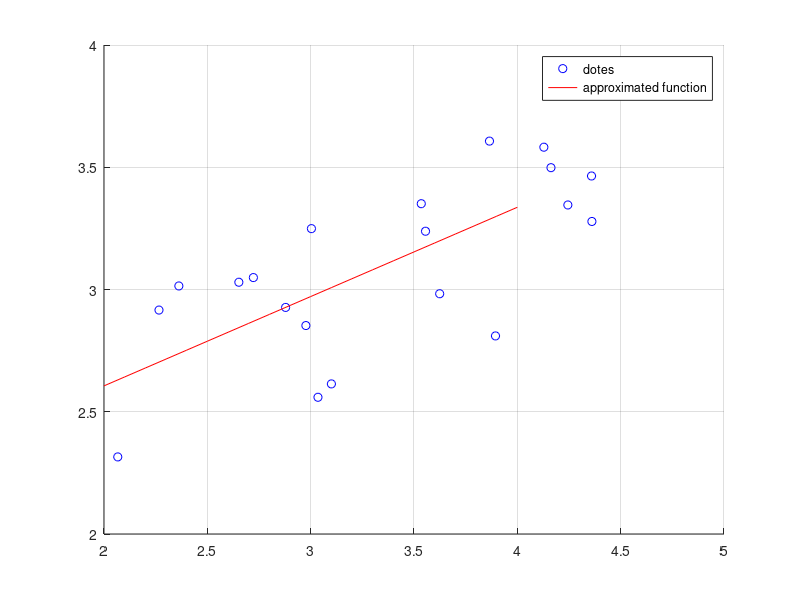

This chart was generated by the following MATLAB code:
x = 2:0.1:4;
y = 2:0.05:3;
y_rand = rand(1,length(y));
x_rand= rand(1,length(x));
y2 = y + y_rand;
x2 = x + x_rand;

% least squares method
N = length(x2);
Mx = sum(x2);
Mx2 = sum(x2.^2);
My = sum(y2);
Mxy = sum(x2.*y2);

A = [Mx2 Mx; Mx N];
B = [Mxy; My];
X = A\B;

% coefficients
ax = X(1);
bx = X(2);

% linear fit
x3 = linspace(min(x),max(x),21);
y3 = ax.*x3 + bx;

hold on
plot(x2,y2,'ob');
plot(x3,y3,'-r')
grid on;
legend('dotes', 'approximated function');
